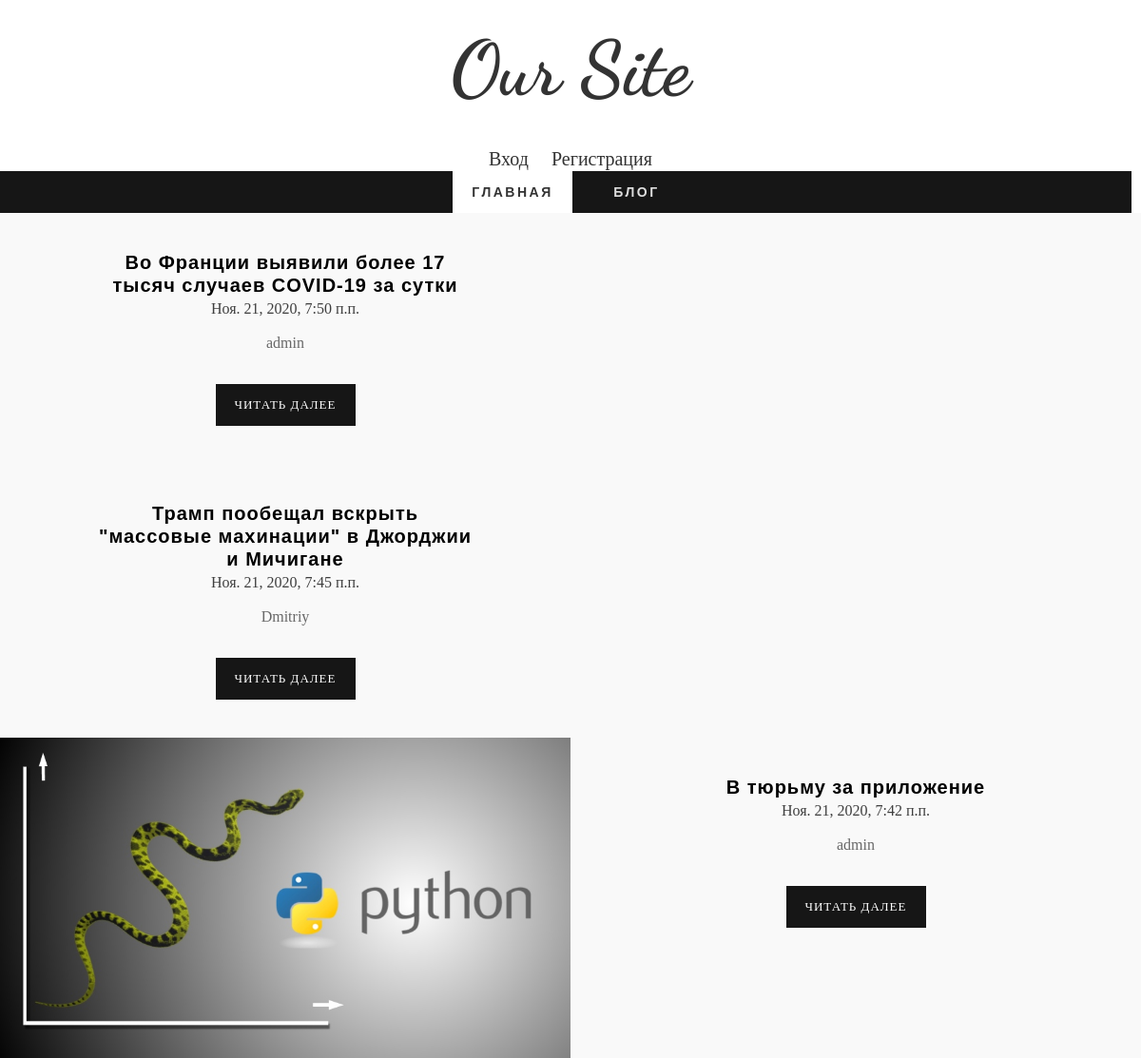
The page / on the database its author committed.
### blog/models.py (models this page shows)
class Post(models.Model):
    title = models.CharField("название",max_length=100)
    text = models.TextField("Текст")
    date = models.DateTimeField("Дата публикации", default=timezone.now)
    author = models.ForeignKey(User, verbose_name ="Автор", on_delete=models.CASCADE)
    image = models.ImageField("Изображение", default="", upload_to="posts/")
    class Meta():
        verbose_name = "Пост"
        verbose_name_plural = "Посты"

### blog/views.py (the view)
# urls.py: path('', views.HomeListView.as_view(), name="home-page"),
class HomeListView(ListView):
    model = Post
    template_name = "blog/home.html"
    context_object_name = "posts"
    def get_queryset(self):
        return Post.objects.order_by("-date")[:3]
    def get_context_data(self, **kwargs):
        ctx = super(HomeListView, self).get_context_data(**kwargs)
        ctx["title"] = "Главная страница"
        return ctx

### blog/templates/blog/home.html
{% extends 'blog/main.html' %}
        {% block content %}
			<div class="wrap-container">
				<section class="content-box box-style-1 box-4">
					<div class="zerogrid" style="width: 100%">
                        <div class="wrap-box">
                            {% for post in posts %}
                                <div class="row">
                                    <article>
                                        <div class="col-1-2" style="text-align:center;">
                                            {% if post.image %}
                                                <img src="{{ post.image.url }}">
                                            {% endif %}
                                        </div>
                                        <div class="col-1-2">
                                            <div class="entry-content t-center">
                                                <h3>{{ post.title }}</h3>
                                                <span>{{ post.date}}</span>
                                                <p>{{ post.author }}</p>
                                                <center><a class="button " href="{% url 'single-page' post.id %}">Читать далее</a></center>
                                            </div>
                                        </div>
                                    </article>
                                </div>
                            {% endfor %}
                        </div>
					</div>
				</section>
			</div>
        {% endblock %}

### blog/static/blog/css/zerogrid.css (style rules this page uses)
.zerogrid { width: 1000px; position: relative; margin: 0 auto; padding: 0px; }
.zerogrid:after { content: "\0020"; display: block; height: 0; clear: both; visibility: hidden; }
.zerogrid .row:before,.row:after { content: '\0020'; display: block; overflow: hidden; visibility: hidden; width: 0; height: 0; }
.zerogrid .row:after { clear: both; }
.zerogrid .row { zoom: 1; }
.zerogrid .col-1-2, .zerogrid .col-1-3, .zerogrid .col-2-3, .zerogrid .col-1-4, .zerogrid .col-2-4, .zerogrid .col-3-4, .zerogrid .col-1-5, .zerogrid .col-2-5, .zerogrid .col-3-5, .zerogrid .col-4-5, .zerogrid .col-1-6, .zerogrid .col-2-6, .zerogrid .col-3-6, .zerogrid .col-4-6, .zerogrid .col-5-6 { float:left; display: inline-block; }
.zerogrid .col-1-2,.zerogrid .col-1-2-fixed { width:50%; }

### blog/static/blog/css/style.css (style rules this page uses)
a,abbr,acronym,address,applet,article,aside,audio,b,blockquote,big,body,center,canvas,caption,cite,code,command,datalist,dd,del,details,dfn,dl,div,dt,em,embed,fieldset,figcaption,figure,font,footer,form,h1,h2,h3,h4,h5,h6,header,hgroup,html,i,iframe,img,ins,kbd,keygen,label,legend,li,meter,nav,object,ol,output,p,pre,progress,q,s,samp,section,small,span,source,strike,strong,sub,sup,table,tbody,tfoot,thead,th,tr,tdvideo,tt,u,ul,var { background:transparent;border:0 none;font-size:100%;margin:0;padding:0;border:0;outline:0;vertical-align:top; }
img { vertical-align:top; }
article, aside, audio, canvas, command, datalist, details, embed, figcaption, figure, footer, header, hgroup, keygen, meter, nav, output, progress, section, source, video { display:block; }
* { -webkit-box-sizing: border-box; -moz-box-sizing: border-box; box-sizing: border-box; }
html { -webkit-text-size-adjust: none; }
img { max-width:100%; height: auto;width: auto\9; }
a { color: #333;text-decoration: none; }
h3, h4 { font-size: 20px;line-height: 20px; }
h1, h2, h3, h4, h5, h6 { clear: both;hyphens: auto; color: #000;line-height: 1.2;font-family: 'Montserrat', sans-serif;letter-spacing: 1px; }
p { margin: 10px 0; }
.t-center { text-align: center !important; }
.post:after, .post:before, article:after, article:before, section:after, section:before { clear: both; content: '\0020'; display: block; visibility: hidden; width: 0; height: 0; }
html, body { width:100%; padding:0; margin:0; }
body { font: 16px/26px Arial, Helvetica, sans-serif;font-family: 'Crimson Text', serif;background: #fff; }
.content-box .wrap-box { padding: 40px 10px; position: relative; }
.content-box.box-style-1 { background: #f9f9f9; }
.content-box.box-4 .wrap-box { padding: 0; }
.content-box.box-4 article { padding-bottom: 0;background: #f9f9f9;margin:0; }
article { background: #ffffff; color: #3F3F3F; margin-bottom: 40px;padding-bottom: 10px; }
article:after, article:before { clear: both; content: '\0020'; display: block; visibility: hidden; width: 0; height: 0; }
article .entry-content { padding: 40px 100px; text-align: left; }
article .entry-content p { font-size: 16px;color: #686868; }
a.button { background-color: #161616;padding: 9px 20px;color: #fff;margin-top: 20px;display:inline-block;text-transform: uppercase;font-size: 13px;letter-spacing: 1px; }

### rows shown on the page
Post: title "Во Франции выявили более 17 тысяч случаев COVID-19 за сутки", date "Ноя. 21, 2020, 7:50 п.п.", author "admin"
Post: title "Трамп пообещал вскрыть \"массовые махинации\" в Джорджии и Мичигане", date "Ноя. 21, 2020, 7:45 п.п.", author "Dmitriy"
Post: image (picture), title "В тюрьму за приложение", date "Ноя. 21, 2020, 7:42 п.п.", author "admin"
